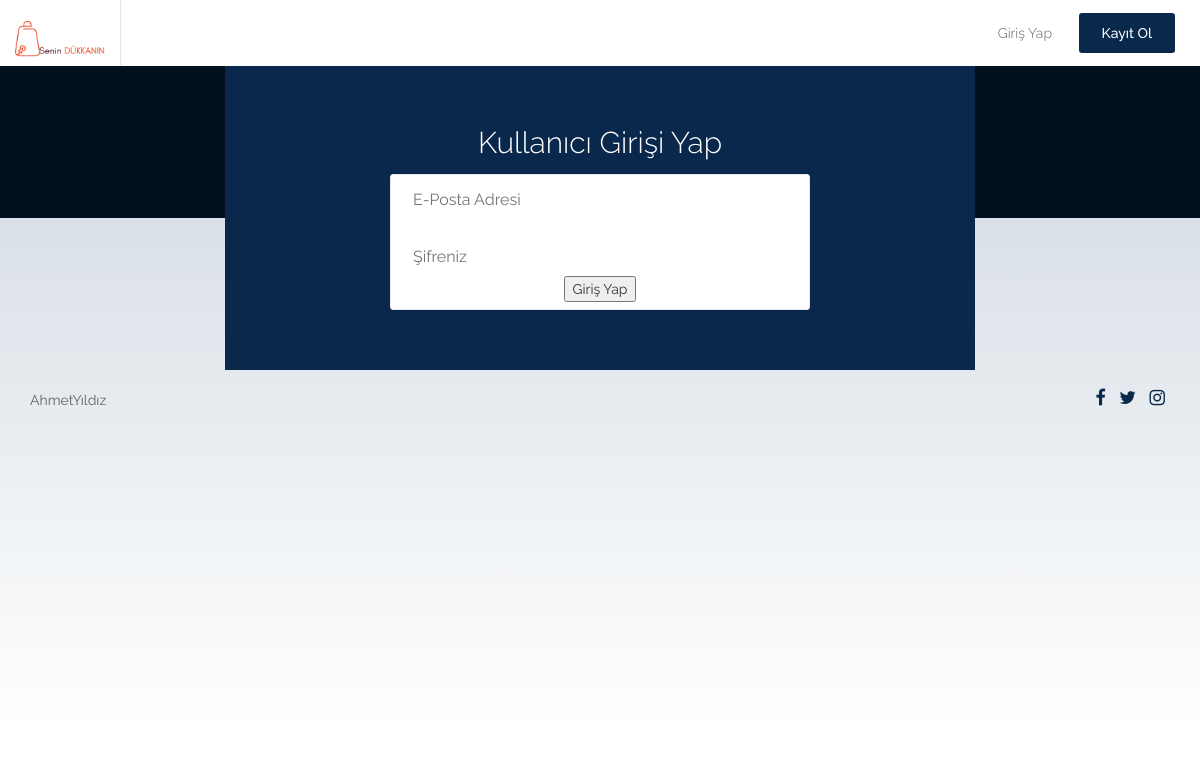
Screenshot of /giris/ with the database file from the repository.
### shopping/models.py (models this page shows)
class Ayarlar(models.Model):
    siteadi = models.CharField(max_length=150,verbose_name="Site Adı")
    facebookadresi = models.CharField(max_length=150,verbose_name="Facebook Adresi")
    twitteradresi = models.CharField(max_length=150, verbose_name="Twitter Adresi")
    instagramadresi = models.CharField(max_length=150, verbose_name="Instagram Adresi")
    logo = models.FileField(blank=True,null=True,verbose_name="Logo")
    footeralani = models.CharField(max_length=250,verbose_name="Footerdeki Yazı Alanı")

### shopping/views.py (the view, shortened to what this page needs)
# urls.py: path('giris/',views.giris),
def giris(request):
    form = GirisYap()
    ayarlar = Ayarlar.objects.get(id=1)
    context = {
        "title": "Giriş Yap | {}".format(ayarlar.siteadi),
        "form": form,
        "ayarlar":ayarlar
    }
    return render(request, "giris.html", context)

### shopping/forms.py (shortened to what this page needs)
class GirisYap(forms.Form):
    eposta = forms.EmailField(max_length=25, label="E-Posta", required=True,
                                   widget=forms.TextInput(attrs={'placeholder': 'E-Posta Adresi'}))
    sifre = forms.CharField(max_length=50, label="Şifre", widget=forms.PasswordInput(attrs={'placeholder':'Şifreniz'}), required=True)

### templates/giris.html (shortened to what this page needs)
{% extends "includes/layout.html" %}
{% load static %}
{% block content %}
         <div class="section account-box">
            <div class="light-blue-grad"></div>
            <div class="container">
               <div class="row">
                  <div class="col-lg-8 col-lg-offset-2">
                     <div class="blue-form">
                        <h2>Kullanıcı Girişi Yap</h2>
                        <form method="post" class="form-inline">
                           {{ form.eposta }}
                            <br> <br>
                            {{ form.sifre }}
                           <button type="submit" class="view-btn">Giriş Yap</button>
                        </form>
                     </div>
                  </div>
               </div>
            </div>
         </div>
{% endblock %}

### templates/includes/header.html (shortened to what this page needs)
{% load static %}
<header id="header" class="top-head">
    <nav class="navbar navbar-default">
        <div class="container-fluid">
            <div class="row">
                <div class="col-md-4 col-sm-12 left-rs">
                    <div class="navbar-header">
                        <a href="/" class="navbar-brand"><img src="/media/{{ ayarlar.logo }}" alt=""/></a>
                    </div>
                </div>
                {% if request.user.is_authenticated %}
                    <div class="col-md-8 col-sm-12">
                        <div class="right-nav">
                            <div class="login-sr">
                                <div class="login-signup">
                                    <ul>
                                        <li><a data-toggle="modal"
                                               href="#">Hoşgeldin, {{ request.user.first_name }} {{ request.user.last_name }}</a>
                                        </li>
                                        <li><a data-toggle="modal" class="custom-b" href="/cikis">Çıkış Yap</a></li>
                                    </ul>
                                </div>
                            </div>
                            <div class="help-r hidden-xs">
                                <div class="help-box">
                                    <ul>
                                        <li><a data-toggle="modal" data-target="#myModal" href="#"> <span>Sepetim</span>
                                        </a></li>
                                    </ul>
                                </div>
                            </div>
                        </div>
                    </div>
                {% else %}
                    <div class="col-md-8 col-sm-12">
                        <div class="right-nav">
                            <div class="login-sr">
                                <div class="login-signup">
                                    <ul>
                                        <li><a data-toggle="modal" href="/giris">Giriş Yap</a></li>
                                        <li><a data-toggle="modal" class="custom-b" href="/kayit">Kayıt Ol</a></li>
                                    </ul>
                                </div>
                            </div>
                        </div>
                    </div>
                {% endif %}
            </div>
        </div>
    </nav>
</header>

### templates/includes/footer.html
{% load static %}
<footer>
         <div class="copyright">
            <div class="container">
               <div class="row">
                  <div class="col-md-8">
                     <p>{{ ayarlar.footeralani }}</p>
                  </div>
                  <div class="col-md-4">
                     <ul class="list-inline socials">
                        <li>
                           <a href="{{ ayarlar.facebookadresi }}">
                           <i class="fa fa-facebook" aria-hidden="true"></i>
                           </a>
                        </li>
                        <li>
                           <a href="{{ ayarlar.twitteradresi }}">
                           <i class="fa fa-twitter" aria-hidden="true"></i>
                           </a>
                        </li>
                        <li>
                           <a href="{{ ayarlar.instagramadresi }}">
                           <i class="fa fa-instagram" aria-hidden="true"></i>
                           </a>
                        </li>
                     </ul>
                  </div>
               </div>
            </div>
         </div>
      </footer>

### shopping/static/css/style.css (style rules this page uses)
body { font-family: 'Raleway', sans-serif; font-weight: 400; margin: 0px; overflow-x: hidden; padding: 0px; }
h1, h2, h3, h4, h5 { margin: 0 }
h1, h2, h3, h4, h5, h6 { margin: 0px; padding: 0px; }
ul, ol { list-style: none; margin: 0px; padding: 0px; }
a, a:hover, a:focus { -webkit-text-decoration: none; -moz-text-decoration: none; -ms-text-decoration: none; -o-text-decoration: none; text-decoration: none; transition: ease all 0.5s; }
img { max-width: 100%; height: auto; }
input, textarea { outline: none; border: none; resize: none; }
header .navbar { border-radius: 0px; }
#header.top-head { background: #fff; }
header .navbar-default { background-color: transparent; border: none; margin-bottom: 0px; position: relative; -webkit-box-shadow: 0 15px 19px -19px rgba(0, 0, 0, 0.1); box-shadow: 0 15px 19px -19px rgba(0, 0, 0, 0.1); }
header .navbar-default .navbar-header { z-index: 1030; position: relative; background: #fff; }
.navbar-brand { float: left; padding: 21px 15px; font-size: 18px; line-height: 20px; height: 66px; border-right: 1px solid #e8e8e8; }
.navbar-brand>img { width: 90px; }
.right-nav { float: right; padding-right: 10px; }
.login-sr { float: right; margin-left: 15px; }
.login-signup { padding: 13px 0px; }
.login-signup ul { margin: 0px; padding: 0px; list-style: none; }
.login-signup ul li { display: inline-block; }
.login-signup ul li a { font-family: 'Raleway', sans-serif; font-weight: 300; color: #636363; text-decoration: none; font-size: 14px; display: block; padding: 10px 23px; }
.login-signup ul li a.custom-b { background: #09294c; border-radius: 3px; font-family: 'Raleway', sans-serif; font-weight: 500; color: #fff; padding: 10px 23px; }
.copyright { background: #ffffff; }
.copyright p { margin-top: 20px; font-size: 14px; color: #636363; }
.copyright .socials { float: right; padding: 15px 0px; }
.copyright .socials { margin: 0px; }
.copyright .socials li { margin: 0px; }
.copyright .socials li a { color: #09294c; font-size: 18px; }
.light-blue-grad { position: absolute; top: 50%; background-color: #c4d5e5; background-image: linear-gradient(to bottom, #d9e0e7 0, #fff 100%); width: 100%; height: 513px; }
.account-box { position: relative; }
.account-box .blue-form { padding: 60px 50px; text-align: center; background-color: #09284b; }
.account-box .blue-form h2 { color: #fff; font-size: 30px; font-weight: 300; margin-bottom: 15px; }
.form-inline { margin-top: 3px; background: #FFF; padding: 7px; border: 1px solid #e7e7e7; border-radius: 3px; max-width: 420px; width: 100%; margin: 0 auto; position: relative; min-height: 51px; }
.form-inline input { border: none; width: 100%; padding: 7px 15px; padding-right: 128px; font-size: 16px; color: #646464; }

### rows the page displays
Ayarlar: logo (picture), footeralani "AhmetYıldız"
